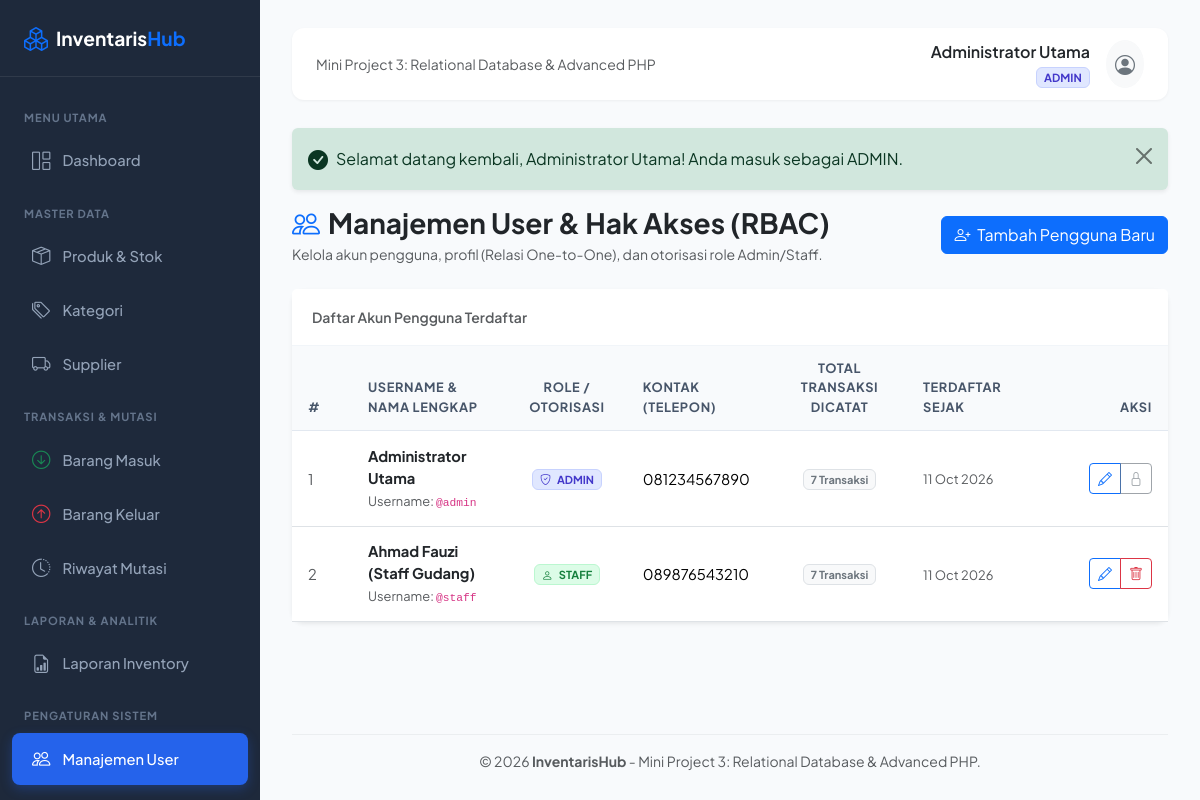
Screenshot of /users/index.php (signed in) with the database file from the repository.
### tables this page shows
CREATE TABLE `users` (
    `id` INT PRIMARY KEY AUTO_INCREMENT,
    `username` VARCHAR(50) NOT NULL UNIQUE,
    `password_hash` VARCHAR(255) NOT NULL,
    `role` ENUM('admin', 'staff') NOT NULL DEFAULT 'staff',
    `created_at` TIMESTAMP DEFAULT CURRENT_TIMESTAMP
);

### helpers/auth.php (called while the page is built, shortened)
<?php
require_once __DIR__ . '/flash.php';
function base_url(string $path = ''): string {
    $scriptName = $_SERVER['SCRIPT_NAME'] ?? '';
    $pos = strpos($scriptName, '/Mini-Project-3-Inventory-Management-System');
    if ($pos !== false) {
        $base = '/Mini-Project-3-Inventory-Management-System';
    } else {
        $base = '';
    }
    $path = ltrim($path, '/');
    return $base . ($path ? '/' . $path : '');
}
function is_logged_in(): bool {
    return isset($_SESSION['user']) && !empty($_SESSION['user']['id']);
}
function current_user(): ?array {
    return $_SESSION['user'] ?? null;
}
function current_role(): ?string {
    return $_SESSION['user']['role'] ?? null;
}
function is_admin(): bool {
    return current_role() === 'admin';
}
        ?>

### helpers/escape.php (called while the page is built, shortened)
<?php
if (!function_exists('e')) {
    function e($value): string {
        return htmlspecialchars((string)$value, ENT_QUOTES, 'UTF-8');
    }
}
if (!function_exists('format_date')) {
    function format_date(?string $datetime): string {
        $time = strtotime($datetime);
        return date('d M Y', $time);
    }
}

### helpers/flash.php (called while the page is built, shortened)
<?php
function get_flashes(): array {
    $flashes = $_SESSION['_flashes'] ?? [];
    return $flashes;
}

### public/users/index.php (the view, shortened to what this page needs)
<?php
require_once __DIR__ . '/../../config/database.php';
require_once __DIR__ . '/../../helpers/auth.php';
require_once __DIR__ . '/../../helpers/escape.php';
require_once __DIR__ . '/../../helpers/flash.php';
$sql = "
    SELECT u.id, u.username, u.role, u.created_at,
           up.full_name, up.phone, up.address,
           COUNT(sm.id) AS total_logged_transactions
    FROM users u
    LEFT JOIN user_profiles up ON up.user_id = u.id
    LEFT JOIN stock_movements sm ON sm.user_id = u.id
    GROUP BY u.id, u.username, u.role, u.created_at, up.full_name, up.phone, up.address
    ORDER BY u.id ASC
";
$users = $pdo->query($sql)->fetchAll();
require_once __DIR__ . '/../../views/header.php';
?>
<div class="d-flex flex-wrap justify-content-between align-items-center mb-4">
    <div>
        <h3 class="fw-bold text-dark mb-1"><i class="bi bi-people text-primary me-2"></i>Manajemen User & Hak Akses (RBAC)</h3>
        <p class="text-muted small mb-0">Kelola akun pengguna, profil (Relasi One-to-One), dan otorisasi role Admin/Staff.</p>
    </div>
    <div class="mt-3 mt-md-0">
        <a href="create.php" class="btn btn-primary">
            <i class="bi bi-person-plus me-1"></i> Tambah Pengguna Baru
        </a>
    </div>
</div>
<div class="card shadow-sm">
    <div class="card-header bg-white py-3">
        <span class="fw-semibold text-muted small">Daftar Akun Pengguna Terdaftar</span>
    </div>
    <div class="table-responsive">
        <table class="table table-hover align-middle mb-0">
            <thead>
                <tr>
                    <th style="width: 60px;">#</th>
                    <th>Username & Nama Lengkap</th>
                    <th class="text-center">Role / Otorisasi</th>
                    <th>Kontak (Telepon)</th>
                    <th class="text-center">Total Transaksi Dicatat</th>
                    <th>Terdaftar Sejak</th>
                    <th class="text-end" style="width: 140px;">Aksi</th>
                </tr>
            </thead>
            <tbody>
                <?php foreach ($users as $u): ?>
                    <tr>
                        <td class="text-muted small"><?= $u['id'] ?></td>
                        <td>
                            <div class="fw-bold text-dark"><?= e($u['full_name'] ?: $u['username']) ?></div>
                            <small class="text-muted">Username: <code>@<?= e($u['username']) ?></code></small>
                        </td>
                        <td class="text-center">
                            <span class="badge <?= $u['role'] === 'admin' ? 'badge-admin' : 'badge-staff' ?> text-uppercase">
                                <i class="bi <?= $u['role'] === 'admin' ? 'bi-shield-check' : 'bi-person' ?> me-1"></i>
                                <?= e($u['role']) ?>
                            </span>
                        </td>
                        <td><?= e($u['phone'] ?: '-') ?></td>
                        <td class="text-center">
                            <span class="badge bg-light text-secondary border">
                                <?= number_format($u['total_logged_transactions']) ?> Transaksi
                            </span>
                        </td>
                        <td>
                            <small class="text-muted"><?= format_date($u['created_at']) ?></small>
                        </td>
                        <td class="text-end">
                            <div class="btn-group btn-group-sm">
                                <a href="edit.php?id=<?= $u['id'] ?>" class="btn btn-outline-primary" title="Edit User">
                                    <i class="bi bi-pencil"></i>
                                </a>
                                <?php if ($u['id'] !== current_user()['id']): ?>
                                <a href="delete.php?id=<?= $u['id'] ?>" class="btn btn-outline-danger" title="Hapus User" onclick="return confirm('Apakah Anda yakin ingin menghapus akun ini?');">
                                    <i class="bi bi-trash"></i>
                                </a>
                                <?php else: ?>
                                <button class="btn btn-outline-secondary" disabled title="Tidak dapat menghapus akun sendiri">
                                    <i class="bi bi-lock"></i>
                                </button>
                                <?php endif; ?>
                            </div>
                        </td>
                    </tr>
                <?php endforeach; ?>
            </tbody>
        </table>
    </div>
</div>
<?php require_once __DIR__ . '/../../views/footer.php'; ?>

### views/header.php (shortened to what this page needs)
<?php
require_once __DIR__ . '/../helpers/auth.php';
require_once __DIR__ . '/../helpers/escape.php';
require_once __DIR__ . '/../helpers/flash.php';
$currentUser = current_user();
?>
<!DOCTYPE html>
<html lang="id">
<head>
    <link href="https://cdn.jsdelivr.net/npm/bootstrap@5.3.3/dist/css/bootstrap.min.css" rel="stylesheet">
    <link href="https://cdn.jsdelivr.net/npm/bootstrap-icons@1.11.3/font/bootstrap-icons.min.css" rel="stylesheet">
</head>
<body>
<?php if (is_logged_in()): ?>
    <aside class="sidebar" id="sidebarMenu">
        <div class="brand">
            <i class="bi bi-boxes text-primary me-2 fs-4"></i>
            <span>Inventaris<span class="text-primary">Hub</span></span>
        </div>
        <div class="py-3">
            <div class="sidebar-heading">Menu Utama</div>
            <a href="<?= base_url('public/dashboard.php') ?>" class="nav-link <?= strpos($_SERVER['SCRIPT_NAME'], 'dashboard.php') !== false ? 'active' : '' ?>">
                <i class="bi bi-grid-1x2"></i> Dashboard
            </a>
            <div class="sidebar-heading">Master Data</div>
            <a href="<?= base_url('public/products/index.php') ?>" class="nav-link <?= strpos($_SERVER['SCRIPT_NAME'], '/products/') !== false ? 'active' : '' ?>">
                <i class="bi bi-box-seam"></i> Produk & Stok
            </a>
            <?php if (is_admin()): ?>
            <a href="<?= base_url('public/categories/index.php') ?>" class="nav-link <?= strpos($_SERVER['SCRIPT_NAME'], '/categories/') !== false ? 'active' : '' ?>">
                <i class="bi bi-tags"></i> Kategori
            </a>
            <a href="<?= base_url('public/suppliers/index.php') ?>" class="nav-link <?= strpos($_SERVER['SCRIPT_NAME'], '/suppliers/') !== false ? 'active' : '' ?>">
                <i class="bi bi-truck"></i> Supplier
            </a>
            <?php endif; ?>
            <div class="sidebar-heading">Transaksi & Mutasi</div>
            <a href="<?= base_url('public/stock/in.php') ?>" class="nav-link <?= strpos($_SERVER['SCRIPT_NAME'], '/stock/in.php') !== false ? 'active' : '' ?>">
                <i class="bi bi-arrow-down-circle text-success"></i> Barang Masuk
            </a>
            <a href="<?= base_url('public/stock/out.php') ?>" class="nav-link <?= strpos($_SERVER['SCRIPT_NAME'], '/stock/out.php') !== false ? 'active' : '' ?>">
                <i class="bi bi-arrow-up-circle text-danger"></i> Barang Keluar
            </a>
            <a href="<?= base_url('public/stock/history.php') ?>" class="nav-link <?= strpos($_SERVER['SCRIPT_NAME'], '/stock/history.php') !== false ? 'active' : '' ?>">
                <i class="bi bi-clock-history"></i> Riwayat Mutasi
            </a>
            <div class="sidebar-heading">Laporan & Analitik</div>
            <a href="<?= base_url('public/reports/index.php') ?>" class="nav-link <?= strpos($_SERVER['SCRIPT_NAME'], '/reports/') !== false ? 'active' : '' ?>">
                <i class="bi bi-file-earmark-bar-graph"></i> Laporan Inventory
            </a>
            <?php if (is_admin()): ?>
            <div class="sidebar-heading">Pengaturan Sistem</div>
            <a href="<?= base_url('public/users/index.php') ?>" class="nav-link <?= strpos($_SERVER['SCRIPT_NAME'], '/users/') !== false ? 'active' : '' ?>">
                <i class="bi bi-people"></i> Manajemen User
            </a>
            <?php endif; ?>
        </div>
    </aside>
    <main class="main-content">
        <header class="topbar">
            <div class="d-flex align-items-center">
                <div class="d-none d-sm-block">
                    <span class="text-muted small">Mini Project 3: Relational Database & Advanced PHP</span>
                </div>
            </div>
            <div class="d-flex align-items-center gap-3">
                <div class="text-end d-none d-md-block">
                    <div class="fw-semibold text-dark"><?= e($currentUser['full_name'] ?? $currentUser['username']) ?></div>
                    <span class="badge <?= is_admin() ? 'badge-admin' : 'badge-staff' ?> text-uppercase" style="font-size:0.7rem;">
                        <?= e($currentUser['role']) ?>
                    </span>
                </div>
                <div class="dropdown">
                    <button class="btn btn-light rounded-circle p-2 dropdown-toggle-split" type="button" data-bs-toggle="dropdown" aria-expanded="false">
                        <i class="bi bi-person-circle fs-5 text-secondary"></i>
                    </button>
                </div>
            </div>
        </header>
        <?php foreach (get_flashes() as $flash): ?>
            <div class="alert alert-<?= e($flash['type']) ?> alert-dismissible fade show shadow-sm border-0" role="alert">
                <div class="d-flex align-items-center">
                    <?php if ($flash['type'] === 'success'): ?>
                        <i class="bi bi-check-circle-fill me-2 fs-5"></i>
                    <?php elseif ($flash['type'] === 'danger'): ?>
                        <i class="bi bi-exclamation-octagon-fill me-2 fs-5"></i>
                    <?php elseif ($flash['type'] === 'warning'): ?>
                        <i class="bi bi-exclamation-triangle-fill me-2 fs-5"></i>
                    <?php else: ?>
                        <i class="bi bi-info-circle-fill me-2 fs-5"></i>
                    <?php endif; ?>
                    <div><?= e($flash['message']) ?></div>
                </div>
                <button type="button" class="btn-close" data-bs-dismiss="alert" aria-label="Close"></button>
            </div>
        <?php endforeach; ?>
<?php endif; ?>

### views/header.php (style rules this page uses)
:root { --bs-body-font-family: 'Plus Jakarta Sans', system-ui, -apple-system, sans-serif; --brand-primary: #3b82f6; --brand-dark: #0f172a; --sidebar-bg: #1e293b; --sidebar-hover: #334155; --sidebar-active: #2563eb; }
body { background-color: #f8fafc; color: #334155; }
.sidebar { min-height: 100vh; background-color: var(--sidebar-bg); color: #e2e8f0; width: 260px; position: fixed; top: 0; left: 0; z-index: 1000; transition: all 0.3s; }
.sidebar .brand { padding: 1.25rem 1.5rem; font-size: 1.2rem; font-weight: 700; color: #ffffff; display: flex; align-items: center; border-bottom: 1px solid rgba(255, 255, 255, 0.08); }
.sidebar .nav-link { color: #94a3b8; padding: 0.75rem 1.25rem; display: flex; align-items: center; border-radius: 8px; margin: 0.15rem 0.75rem; font-weight: 500; font-size: 0.92rem; transition: all 0.2s; }
.sidebar .nav-link.active { color: #ffffff; background-color: var(--sidebar-active); box-shadow: 0 4px 12px rgba(37, 99, 235, 0.3); }
.sidebar .nav-link i { font-size: 1.15rem; margin-right: 0.75rem; }
.sidebar-heading { text-transform: uppercase; font-size: 0.7rem; letter-spacing: 0.08em; color: #64748b; padding: 1rem 1.5rem 0.4rem; font-weight: 700; }
.main-content { margin-left: 260px; padding: 1.75rem 2rem; min-height: 100vh; display: flex; flex-direction: column; }
.topbar { background: #ffffff; border-radius: 12px; padding: 0.75rem 1.5rem; box-shadow: 0 1px 3px rgba(0,0,0,0.05); margin-bottom: 1.75rem; display: flex; justify-content: space-between; align-items: center; }
.card { border: none; border-radius: 12px; box-shadow: 0 1px 3px rgba(0,0,0,0.05); }
.card-header { background-color: #ffffff; border-bottom: 1px solid #f1f5f9; font-weight: 600; padding: 1rem 1.25rem; }
.table thead th { background-color: #f8fafc; color: #475569; font-size: 0.8rem; text-transform: uppercase; letter-spacing: 0.05em; border-bottom: 1px solid #e2e8f0; padding: 0.85rem 1rem; }
.table tbody td { padding: 0.85rem 1rem; vertical-align: middle; font-size: 0.92rem; }
.badge-admin { background-color: #e0e7ff; color: #4338ca; border: 1px solid #c7d2fe; }
.badge-staff { background-color: #dcfce7; color: #15803d; border: 1px solid #bbf7d0; }

### rows the page displays
users: role "ADMIN", id "1", username "Administrator Utama", username "admin", phone "081234567890", total_logged_transactions "7", created_at "11 Oct 2026"
users: id "2", username "Ahmad Fauzi (Staff Gudang)", username "staff", role "STAFF", phone "089876543210", total_logged_transactions "7", created_at "11 Oct 2026"

### other values shown
$currentUser['full_name'] "Administrator Utama"
$flash['message'] "Selamat datang kembali, Administrator Utama! Anda masuk sebagai ADMIN."
